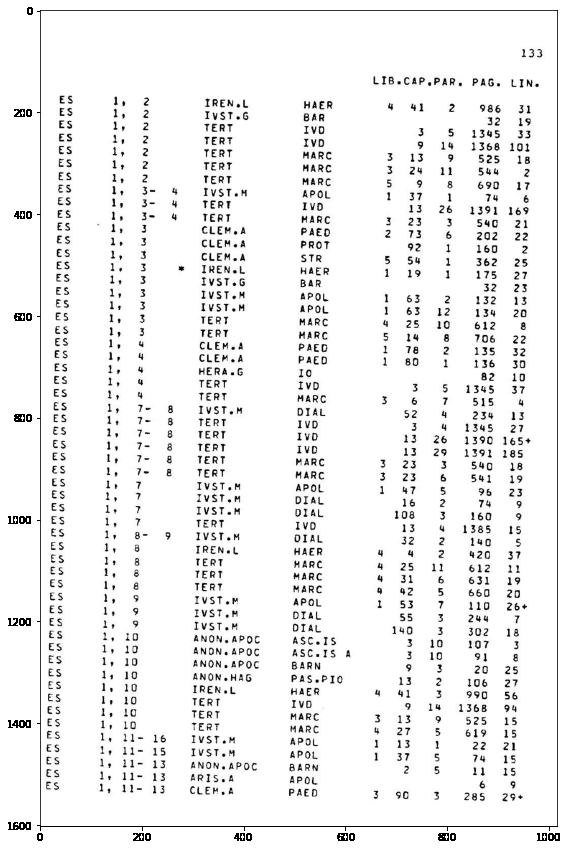
#> input picture exp-ocr/right_page.png, 568 x 850 px
$ jupyter execute --allow-errors 'pdf file bird eye view.ipynb'
#> lines starting #> are read from the running program, lines starting #| are printed output that depends on the picture; after the words box and inside, x2 and y2 are one past the last pixel; in counts of white or black regions, pixels touching at a corner belong together
#> further down, imageCv is the input picture: shape (850, 568, 3); min 0, max 255, mean 240.7
[cell 1]
from typing import Tuple
from PIL import Image as imageMain
from PIL.Image import Image
import tempfile
import pdf2image
import cv2
import numpy
import matplotlib.pyplot as plt

[cell 2]
# This service contains all OpenCV / PIL / PDF functions that can be reused
class GraphicsService():
    def openImagePil(self, imagePath: str) -> Image:
        return imageMain.open(imagePath)

    def convertPilImageToCvImage(self, pilImage: Image):
        return cv2.cvtColor(numpy.array(pilImage), cv2.COLOR_RGB2BGR)

    def convertCvImagetToPilImage(self, cvImage) -> Image:
        return imageMain.fromarray(cv2.cvtColor(cvImage, cv2.COLOR_BGR2RGB))

    def openImageCv(self, imagePath: str):
        return self.convertPilImageToCvImage(self.openImagePil(imagePath))

    def cvToGrayScale(self, cvImage):
        return cv2.cvtColor(cvImage, cv2.COLOR_BGR2GRAY)
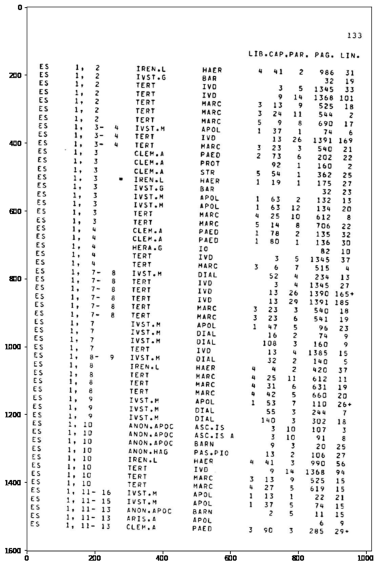
#> returned value: shape (6800, 4544) (shown at 1/12 size); min 0, max 255, mean 240.4

    def cvApplyGaussianBlur(self, cvImage, size: int):
#> called with size = 9
        return cv2.GaussianBlur(cvImage, (size, size), 0)

    # Extracts all contours from the image, and resorts them by area (from largest to smallest)
    def cvExtractContours(self, cvImage):
        contours, hierarchy = cv2.findContours(cvImage, cv2.RETR_LIST, cv2.CHAIN_APPROX_SIMPLE)
        contours = sorted(contours, key = cv2.contourArea, reverse = True)
        return contours

    # Apply new color to the outer border of the image
    # [10 lines left out: function paintOverBorder, not called in this run]

    # Rotate the image around its center
    def rotateImage(self, cvImage, angle: float):
        newImage = cvImage.copy()
        (h, w) = newImage.shape[:2]
        center = (w // 2, h // 2)
        M = cv2.getRotationMatrix2D(center, angle, 1.0)
        newImage = cv2.warpAffine(newImage, M, (w, h), flags=cv2.INTER_CUBIC, borderMode=cv2.BORDER_REPLICATE)
        return newImage

    # Render one page of a PDF document to image
    # [4 lines left out: function renderPdfDocumentPageToImageFromPath, not called in this run]

[cell 3]
# This service contains core methods needed to deskew images
class DeskewService():
    # Calculate skew angle of an image
    def getSkewAngle(self, cvImage, debug: bool = False) -> float:
        # Prep image, copy, convert to gray scale, blur, and threshold
        newImage = cvImage.copy()
        gray = GraphicsService().cvToGrayScale(newImage)
        blur = GraphicsService().cvApplyGaussianBlur(gray, 9)
        thresh = cv2.threshold(blur, 0, 255, cv2.THRESH_BINARY_INV + cv2.THRESH_OTSU)[1]
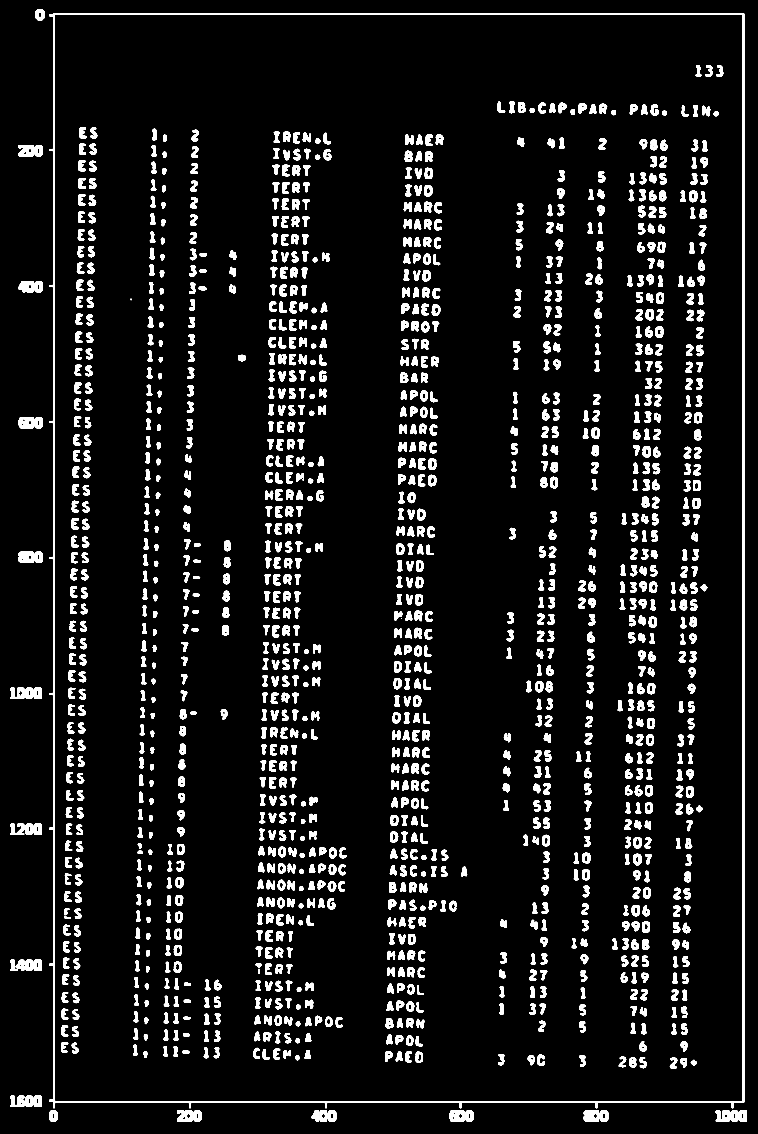
#> thresh: shape (6800, 4544) (shown at 1/6 size); 7.3% white; 1343 white regions (1 under 20 px), largest, box (x1, y1, x2, y2) and area: (295, 79, 4465, 6649) 226104, (62, 6574, 250, 6642) 9357, (95, 5758, 250, 5826) 7440
        if debug:
            cv2.imshow('Gray', gray)
            cv2.imshow('Blur', blur)
            cv2.imshow('Thresh', thresh)
            cv2.waitKey()

        # Apply dilate to merge text into meaningful lines/paragraphs.
        # Use larger kernel on X axis to merge characters into single line, cancelling out any spaces.
        # But use smaller kernel on Y axis to separate between different blocks of text
        kernel = cv2.getStructuringElement(cv2.MORPH_RECT, (30, 5))
        dilate = cv2.dilate(thresh, kernel, iterations=5)
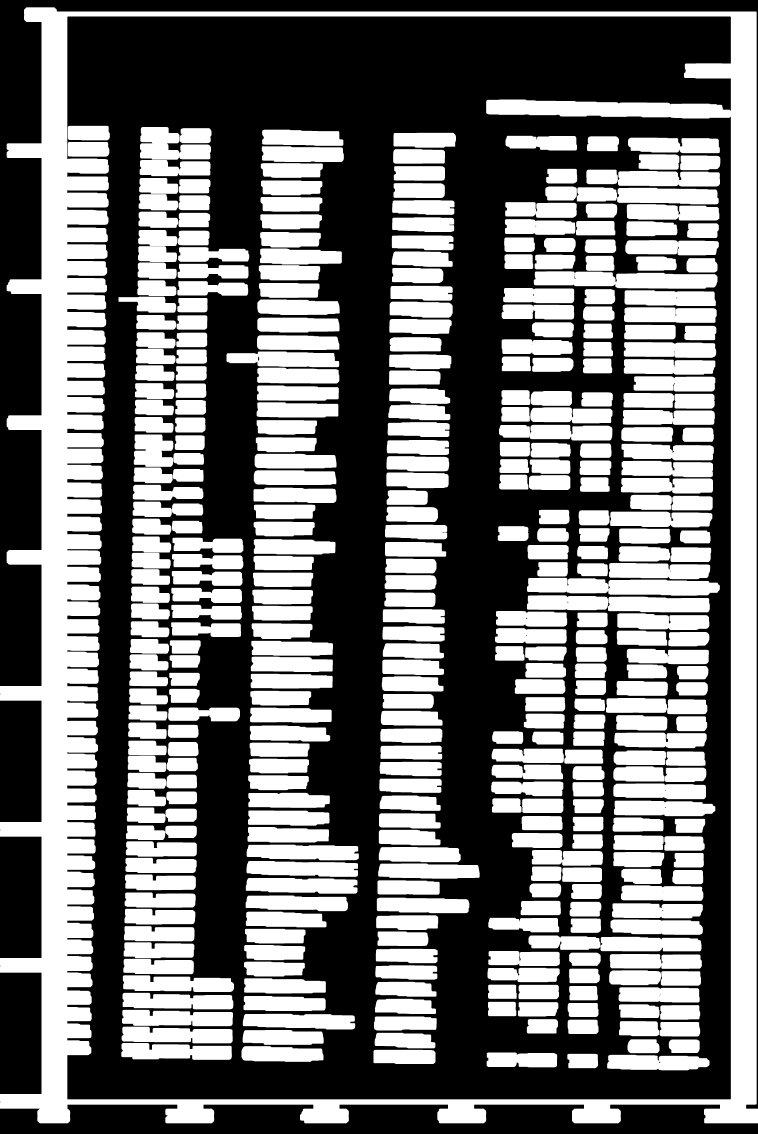
#> dilate: shape (6800, 4544) (shown at 1/6 size); 46.3% white; 390 white regions
        if debug:
            cv2.imshow('Dilate', dilate)
            cv2.waitKey()

        # Find all contours
        contours = GraphicsService().cvExtractContours(dilate)
#> in cvExtractContours, `contours, hierarchy = cv2.findContours(cvImage, cv2.RETR_LIST, cv2.CHA..`: contours = 417 contours, 12 with area under 20; largest, box (x1, y1, x2, y2) and area: (0, 44, 4544, 6740) 28469538, (403, 98, 4386, 6597) 24847566, (3162, 3467, 4319, 3574) 97480, (3203, 1628, 4305, 1732) 92474, (732, 6059, 1398, 6157) 55606
        if debug:
            temp1 = cv2.drawContours(newImage.copy(), contours, -1, (255, 0, 0), 2)
            cv2.imshow('All Contours', temp1)
            cv2.waitKey()

        # Find largest contour and surround in min area box
        largestContour = contours[0]
#> largestContour = contour of 492 points, box (x1, y1, x2, y2) (0, 44, 4544, 6740), area 28469538
        minAreaRect = cv2.minAreaRect(largestContour)
#> minAreaRect = ((2271.5, 3391.5), (6695, 4543), -90)
        if debug:
            minAreaRectContour = numpy.int0(cv2.boxPoints(minAreaRect))
            temp2 = cv2.drawContours(newImage.copy(), [minAreaRectContour], -1, (255, 0, 0), 2)
            cv2.imshow('Largest Contour', temp2)
            cv2.waitKey()

        # Determine the angle. Convert it to the value that was originally used to obtain skewed image
        angle = minAreaRect[-1]
#> angle = -90
        if angle < -45:
            angle = 90 + angle
#> angle = 0
        return -1.0 * angle

        # As your page gets more complex you might want to look into more advanced angle calculations
        #
        # Maybe use the average angle of all contours.
#         allContourAngles = [cv2.minAreaRect(c)[-1] for c in contours]
#         angle = sum(allContourAngles) / len(allContourAngles)
        #
        # Maybe take the angle of the middle contour.
#         middleContour = contours[len(contours) // 2]
#         angle = cv2.minAreaRect(middleContour)[-1]
        #
        # Maybe average angle between largest, smallest and middle contours.
#         largestContour = contours[0]
#         middleContour = contours[len(contours) // 2]
#         smallestContour = contours[-1]
#         angle = sum([cv2.minAreaRect(largestContour)[-1], cv2.minAreaRect(middleContour)[-1], cv2.minAreaRect(smallestContour)[-1]]) / 3
        #
        # Experiment and find out what works best for your case.

    # Deskew image
    def deskew(self, cvImage) -> Tuple:
        angle = self.getSkewAngle(cvImage)
#> angle = 0
        return GraphicsService().rotateImage(cvImage, -1.0 * angle), angle

[cell 4]
# testing on image
# only applicable for pdf documents not scanned old doc if quality is poor

images = ["right_page.png", "screen_short_low_qua.jpg", "screen_short_high_qua.png"]
imageCv = cv2.imread(images[0])#croped_images[13]

# if the image quality is poor then increase the image size
imageCv = cv2.resize(imageCv, None, fx=8, fy=8, interpolation=cv2.INTER_CUBIC)
# Deskew the image, and compare calculated skew angle to real one
deskewedImage, guessedAngle = DeskewService().deskew(imageCv)
#> guessedAngle = 0


fig = plt.figure(figsize=(20 , 15))
(ax1, ax2) = fig.subplots(1, 2, sharey='row')
ax1.imshow(imageCv)
ax2.imshow(deskewedImage)
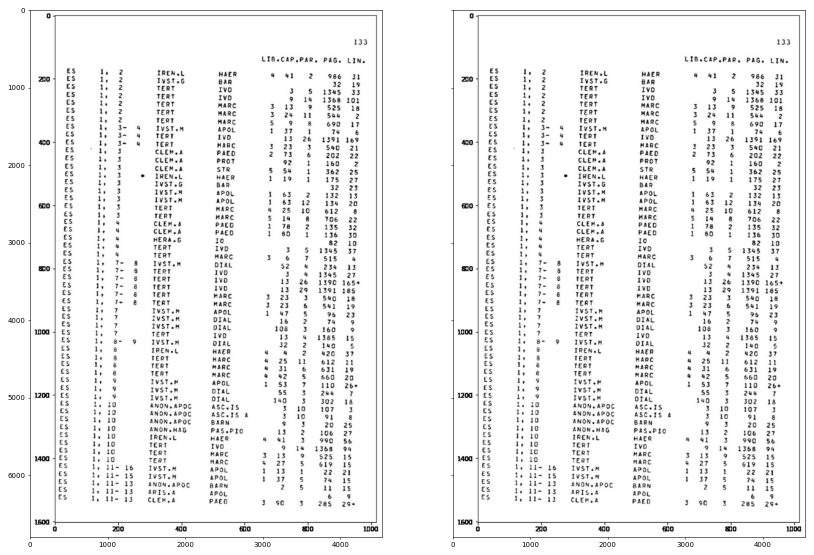
#> figure drawn by matplotlib, 2 panels

## feature mapping

[cell 5]
# stragiht bird's eye view image to get each line wise data not word enter data
left_page = imageCv
orb = cv2.ORB_create(1000)
kp1, des1 = orb.detectAndCompute(left_page, None)
#> kp1 = 1000 keypoints; strongest (x, y, size): (1068, 6672, 111.1), (115, 878, 111.1), (222, 4984, 111.1), (230, 1729, 92.6)
impKp1 = cv2.drawKeypoints(left_page, kp1, None)

[cell 6]
kp2, des2 = orb.detectAndCompute(left_page, None)
#> kp2 has the same summary as kp1
bf = cv2.BFMatcher(cv2.NORM_HAMMING)
matches = bf.match(des2, des1)
#> matches = 1000 matches
#> (the rest of this cell did not finish here and is left out)

$ run again, with exp-ocr/download.png copied over exp-ocr/right_page.png
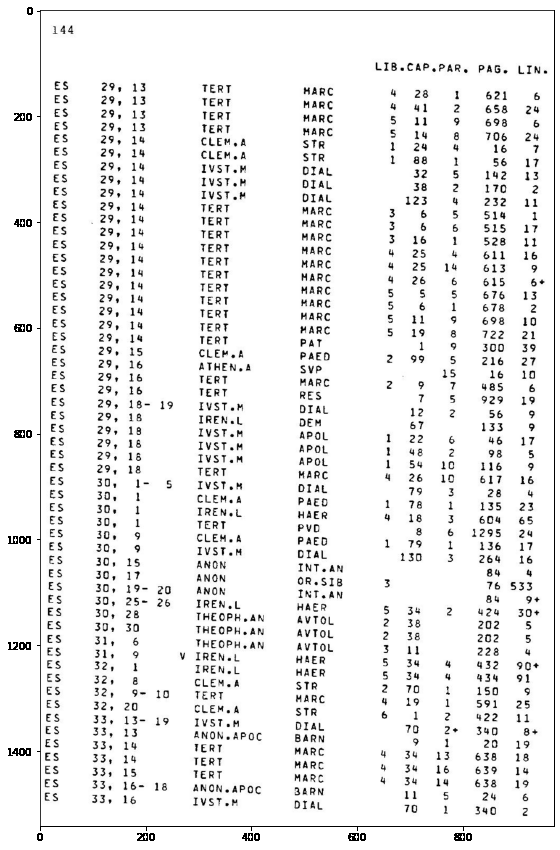
#> input picture exp-ocr/download.png, 560 x 850 px
#> imageCv is the input picture: shape (850, 560, 3); min 0, max 255, mean 239.1
#> in getSkewAngle, `thresh = cv2.threshold(blur, 0, 255, cv2.THRESH_BINARY_INV + cv2.THRES..`:
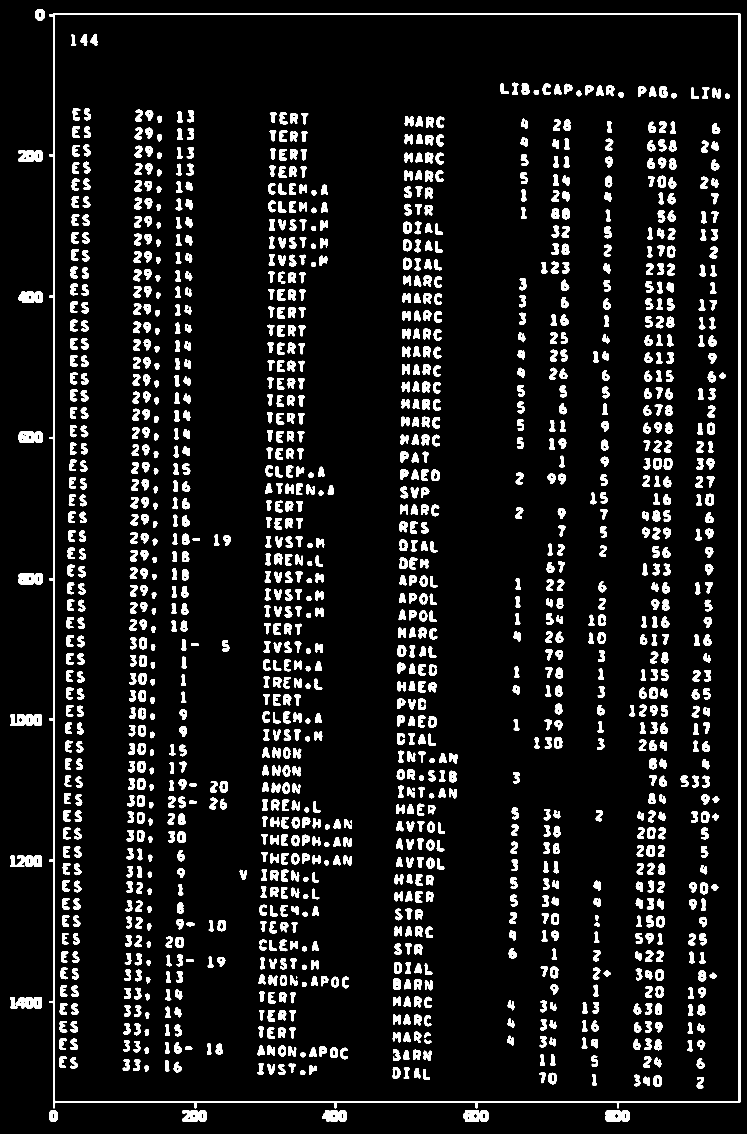
#> thresh: shape (6800, 4480) (shown at 1/6 size); 8.2% white; 1400 white regions, largest, box (x1, y1, x2, y2) and area: (295, 79, 4442, 6649) 237996, (95, 5982, 250, 6050) 7440, (150, 5134, 250, 5202) 5210
#> dilate: shape (6800, 4480); 47.7% white; 392 white regions
#> in cvExtractContours, `contours, hierarchy = cv2.findContours(cvImage, cv2.RETR_LIST, cv2.CHA..`: contours = 397 contours, 3 with area under 20; largest, box (x1, y1, x2, y2) and area: (0, 44, 4480, 6740) 28023023, (403, 98, 4361, 6597) 24178536, (710, 3501, 1205, 3699) 86742, (693, 4763, 1437, 4867) 64780, (713, 3183, 1460, 3286) 64557
#> largestContour = contour of 450 points, box (x1, y1, x2, y2) (0, 44, 4480, 6740), area 28023023
#> minAreaRect = ((2239.5, 3391.5), (6695, 4479), -90)
#> in getSkewAngle, `angle = minAreaRect[-1]`: angle = -90
#> in getSkewAngle, `angle = 90 + angle`: angle = 0
#> `[cell 4] # testing on image # only applicable for pdf documents not sc..`:
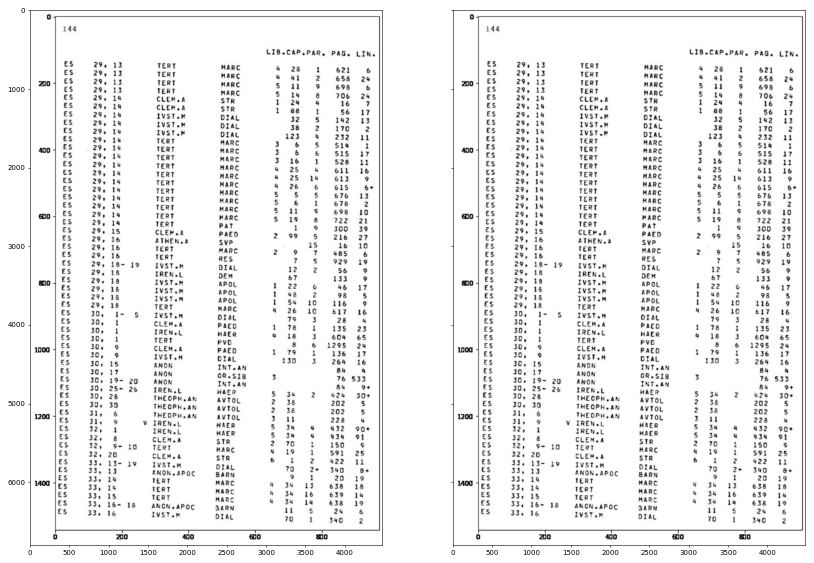
#> figure drawn by matplotlib, 2 panels
#> kp1 = 1000 keypoints; strongest (x, y, size): (136, 2641, 111.1), (115, 910, 111.1), (96, 4339, 92.6), (2054, 6683, 92.6)
#> kp2 has the same summary as kp1
#> matches = 1000 matches

$ run again, with exp-ocr/tempdip.png copied over exp-ocr/right_page.png
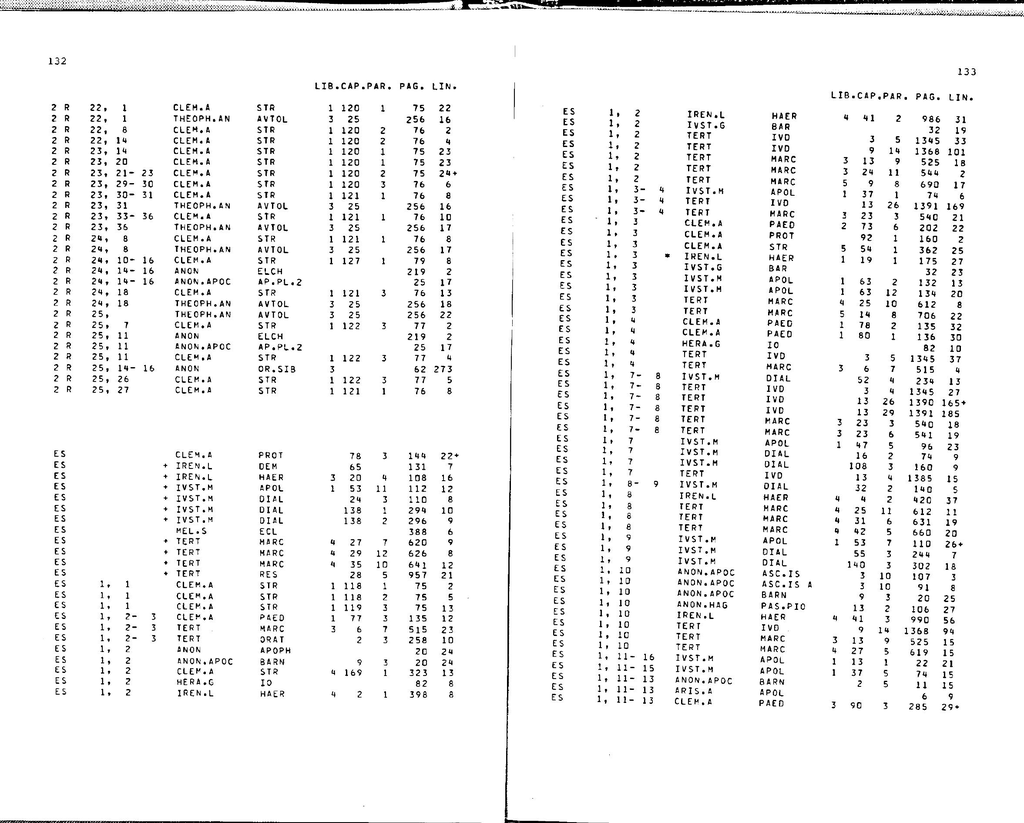
#> input picture exp-ocr/tempdip.png, 1024 x 823 px
#> imageCv is the input picture: shape (823, 1024, 3); min 0, max 255, mean 243
#> in getSkewAngle, `thresh = cv2.threshold(blur, 0, 255, cv2.THRESH_BINARY_INV + cv2.THRES..`:
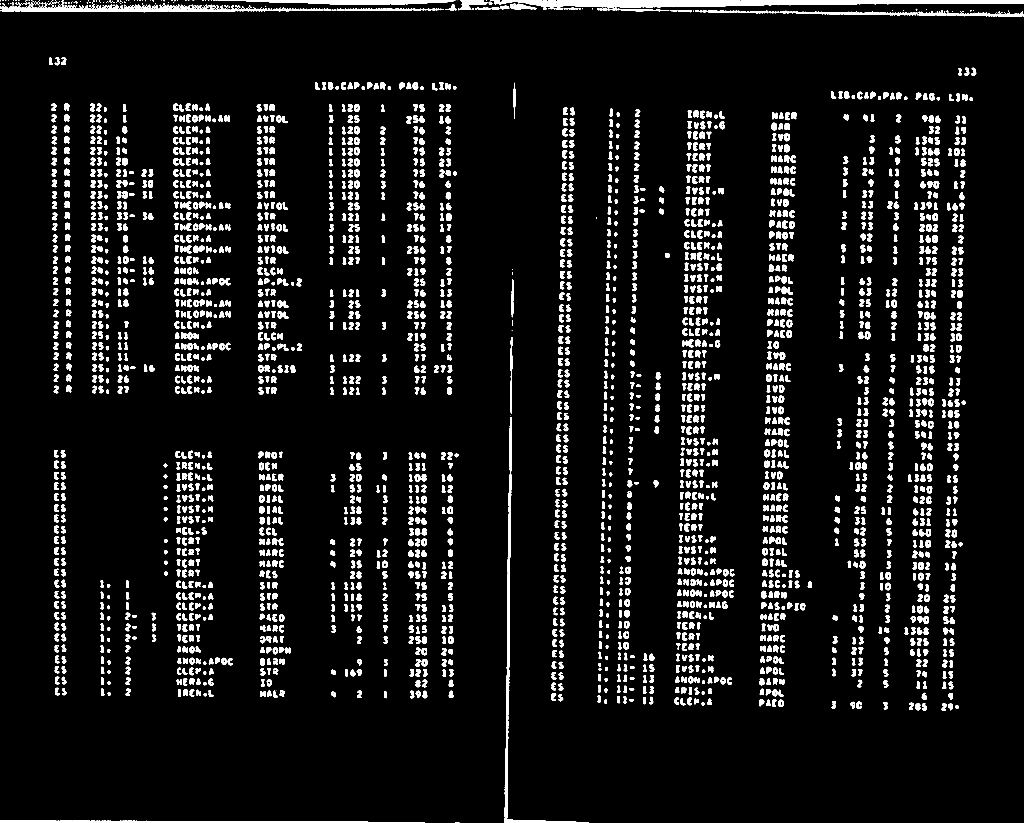
#> thresh: shape (6584, 8192) (shown at 1/8 size); 6.1% white; 2836 white regions (63 under 20 px), largest, box (x1, y1, x2, y2) and area: (3925, 0, 8192, 75) 169414, (4035, 3339, 4707, 6584) 60127, (0, 6, 2329, 97) 55463
#> dilate: shape (6584, 8192); 37.5% white; 705 white regions
#> in cvExtractContours, `contours, hierarchy = cv2.findContours(cvImage, cv2.RETR_LIST, cv2.CHA..`: contours = 710 contours, 3 with area under 20; largest, box (x1, y1, x2, y2) and area: (0, 0, 8192, 145) 787812, (3965, 2687, 4782, 6584) 636802, (4762, 2957, 5358, 3213) 125636, (4796, 1388, 5388, 1640) 112078, (654, 997, 1092, 1252) 100247
#> largestContour = contour of 360 points, box (x1, y1, x2, y2) (0, 0, 8192, 145), area 787812
#> minAreaRect = ((4095.5, 72), (144, 8191), -90)
#> in getSkewAngle, `angle = minAreaRect[-1]`: angle = -90
#> in getSkewAngle, `angle = 90 + angle`: angle = 0
#> `[cell 4] # testing on image # only applicable for pdf documents not sc..`:
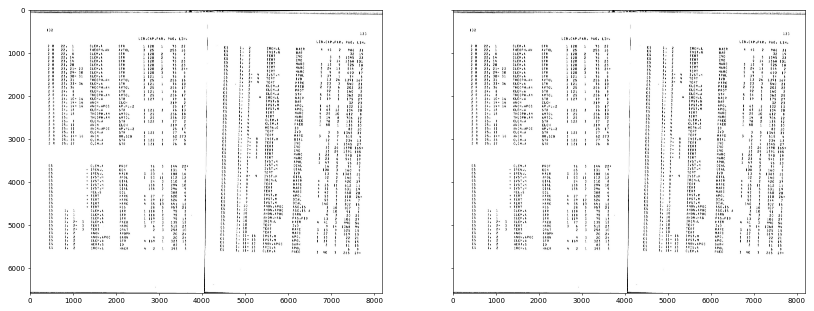
#> figure drawn by matplotlib, 2 panels
#> kp1 = 1000 keypoints; strongest (x, y, size): (4909, 2652, 111.1), (7086, 755, 92.6), (4923, 1867, 111.1), (4877, 4131, 111.1)
#> kp2 has the same summary as kp1
#> matches = 1000 matches
